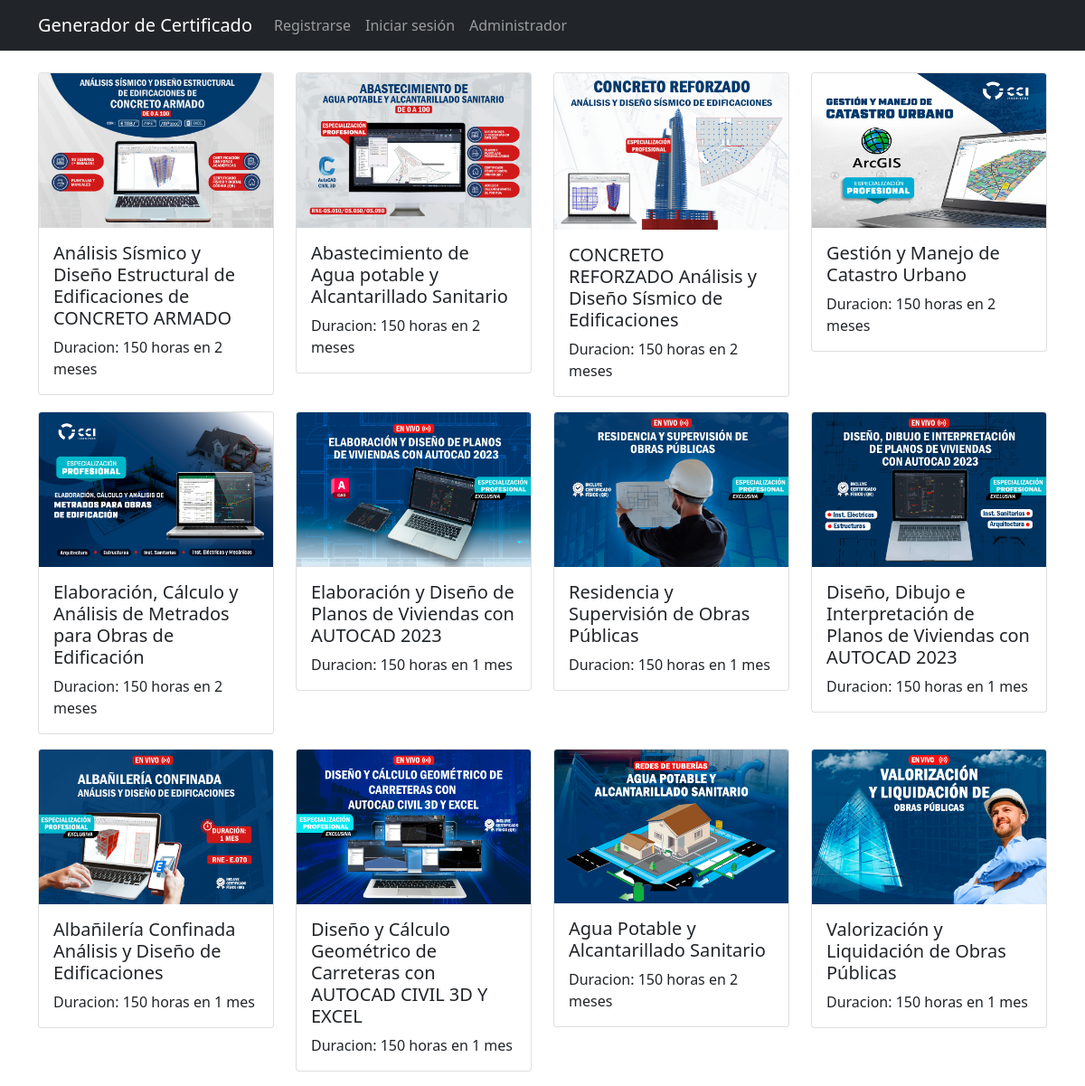
The page / on the database its author committed.
### courses/models.py (models this page shows)
class Course(models.Model):
    name = models.CharField("Curso", max_length=150)
    duration = models.IntegerField("Duración (meses)")
    hours = models.IntegerField("Horas totales")
    image = models.ImageField("Imagen", upload_to="courses", blank=True, null=True, max_length=255)
    class Meta:
        verbose_name = "Curso"
        verbose_name_plural = "Cursos"
    def __str__(self) -> str:
        return f"{self.name}: {self.duration} meses"

### courses/views.py (the view)
# urls.py: path('', views.index, name='index'),
def index(request):
    courses = Course.objects.all()
    context = {
        'course_list': courses,
    }
    print(context)
    return render(request, 'courses/index.html', context)

### courses/templates/courses/index.html (shortened to what this page needs)
{% extends "users/base.html" %}
{% load static %}
{% block content %}
<div class="container mt-4">
    <div class="row">
        {% for course in course_list %}
        <div class="col-md-3 mb-3">
            <div class="card">
                <img src="{{ course.image.url }}" class="card-img-top" alt="{{ course.name }}">
                <div class="card-body">
                    <h5 class="card-title">{{ course.name }}</h5>
                    <p class="card-text">Duracion: {{ course.hours }} horas en {{ course.duration }} {% if course.duration == 1 %}mes{% else %}meses{% endif %}</p>
                </div>
            </div>
        </div>
        {% endfor %}
    </div>
</div>
{% endblock content %}

### users/templates/users/base.html (shortened to what this page needs)
<!doctype html>
<html lang="es">
<head>
  <link href="https://cdn.jsdelivr.net/npm/bootstrap@5.0.2/dist/css/bootstrap.min.css" rel="stylesheet"
>
</head>
<body>
  <nav class="navbar navbar-expand-lg navbar-dark bg-dark">
    <div class="container">
      <a class="navbar-brand" href="{% url 'courses:index' %}">Generador de Certificado</a>
      <div class="collapse navbar-collapse" id="navbarNav">
        <ul class="navbar-nav ml-auto">
          {% if user.is_authenticated %}
          <li class="nav-item">
            <a class="nav-link" href="{% url 'users:logout' %}">Cerrar sesión</a>
          </li>
          {% else %}
          <li class="nav-item">
            <a class="nav-link" href="{% url 'users:register' %}">Registrarse</a>
          </li>
          <li class="nav-item">
            <a class="nav-link" href="{% url 'users:login' %}">Iniciar sesión</a>
          </li>
          {% endif %}
          <li class="nav-item">
            <a class="nav-link" href="{% url 'admin:login' %}">Administrador</a>
          </li>
        </ul>
      </div>
    </div>
  </nav>
  {% block content %}
  {% endblock content %}
</body>
</html>

### rows shown on the page
Course: image (picture), name "Análisis Sísmico y Diseño Estructural de Edificaciones de CONCRETO ARMADO", hours "150", duration "2", shows "meses"
Course: image (picture), name "Abastecimiento de Agua potable y Alcantarillado Sanitario", hours "150", duration "2", shows "meses"
Course: image (picture), name "CONCRETO REFORZADO Análisis y Diseño Sísmico de Edificaciones", hours "150", duration "2", shows "meses"
Course: image (picture), name "Gestión y Manejo de Catastro Urbano", hours "150", duration "2", shows "meses"
Course: image (picture), name "Elaboración, Cálculo y Análisis de Metrados para Obras de Edificación", hours "150", duration "2", shows "meses"
Course: image (picture), name "Elaboración y Diseño de Planos de Viviendas con AUTOCAD 2023", hours "150", duration "1", shows "mes"
Course: image (picture), name "Residencia y Supervisión de Obras Públicas", hours "150", duration "1", shows "mes"
Course: image (picture), name "Diseño, Dibujo e Interpretación de Planos de Viviendas con AUTOCAD 2023", hours "150", duration "1", shows "mes"
Course: image (picture), name "Albañilería Confinada Análisis y Diseño de Edificaciones", hours "150", duration "1", shows "mes"
Course: image (picture), name "Diseño y Cálculo Geométrico de Carreteras con AUTOCAD CIVIL 3D Y EXCEL", hours "150", duration "1", shows "mes"
Course: image (picture), name "Agua Potable y Alcantarillado Sanitario", hours "150", duration "2", shows "meses"
Course: image (picture), name "Valorización y Liquidación de Obras Públicas", hours "150", duration "1", shows "mes"
